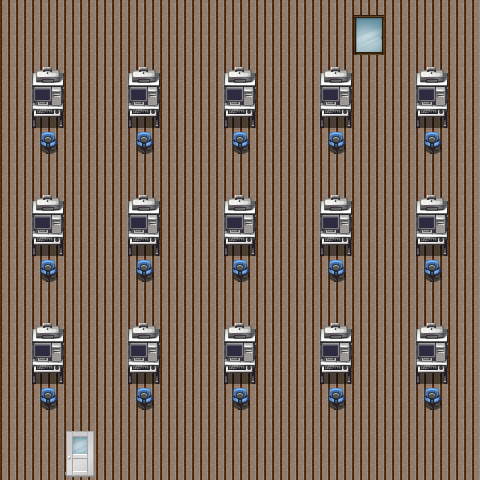

This is a level from a 2D game, rendered from its Tiled map with the project's own tilesets. A one-line summary and the map file follow, with tile-layer data summarised:
An orthogonal 15x15 tile map with 32x32 px tiles, 3 tile layers (Tile Layer 2, Tile Layer 1, doors), 3 tilesets.

<map version="1.0" orientation="orthogonal" renderorder="right-down" width="15" height="15" tilewidth="32" tileheight="32" nextobjectid="1">
 <properties>
  <property name="x" type="int" value="116" />
  <property name="y" type="int" value="430" />
 </properties>
 <tileset firstgid="1" name="TileEmodernEBtiles2" tilewidth="32" tileheight="32" tilecount="256" columns="16">
  <image source="imgs/TileEmodernEBtiles2.png" width="512" height="512" />
  <tile id="0">
   <properties>
    <property name="y" type="int" value="200" />
   </properties>
  </tile>
  <tile id="100">
   <properties>
    <property name="isWorkComp" type="bool" value="true" />
   </properties>
  </tile>
  <tile id="116">
   <properties>
    <property name="Collision" type="bool" value="true" />
    <property name="dialogue" value="useWorkComp" />
   </properties>
  </tile>
 </tileset>
 <tileset firstgid="257" name="tile05" tilewidth="32" tileheight="32" tilecount="754" columns="29">
  <image source="imgs/tile05.png" width="928" height="832" />
 </tileset>
 <tileset firstgid="1011" name="tile07" tilewidth="32" tileheight="32" tilecount="555" columns="15">
  <image source="imgs/tile07.png" width="480" height="1184" />
  <tile id="252">
   <properties>
    <property name="mapName" value="road" />
   </properties>
  </tile>
  <tile id="267">
   <properties>
    <property name="mapName" value="road" />
   </properties>
  </tile>
  <tile id="465">
   <properties>
    <property name="mapName" value="boss" />
   </properties>
  </tile>
  <tile id="480">
   <properties>
    <property name="mapName" value="boss" />
   </properties>
  </tile>
 </tileset>
 <layer name="Tile Layer 2" width="15" height="15">
  <data>[225 cells, 225 non-empty, 1 distinct tile ids]</data>
 </layer>
 <layer name="Tile Layer 1" width="15" height="15">
  <data>[225 cells, 45 non-empty, 3 distinct tile ids]</data>
 </layer>
 <layer name="doors" width="15" height="15">
  <data>[225 cells, 4 non-empty, 4 distinct tile ids]</data>
 </layer>
</map>
